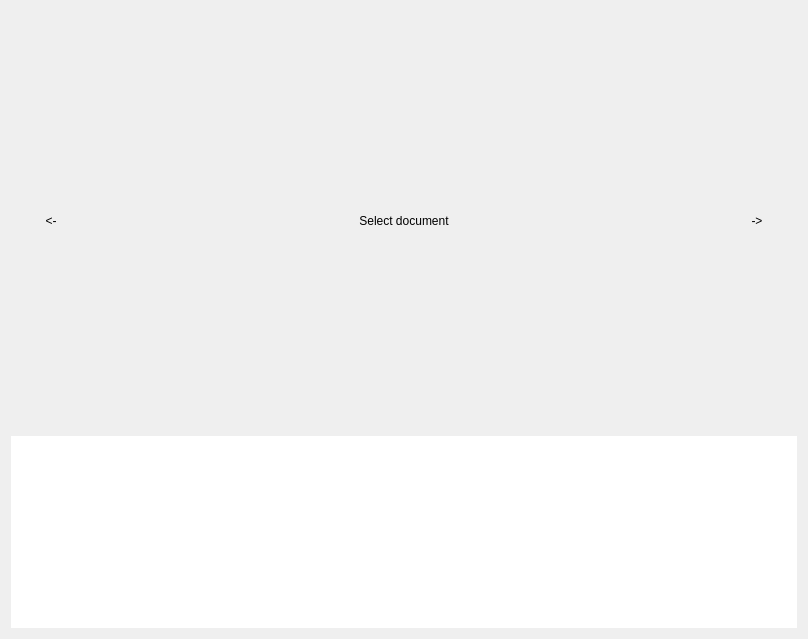
<?xml version="1.0" encoding="UTF-8"?>
<ui version="4.0">
 <class>ImageWidget</class>
 <widget class="QWidget" name="ImageWidget">
  <property name="geometry">
   <rect>
    <x>0</x>
    <y>0</y>
    <width>808</width>
    <height>639</height>
   </rect>
  </property>
  <layout class="QGridLayout" name="gridLayout">
   <item row="0" column="0">
    <widget class="QPushButton" name="prev">
     <property name="sizePolicy">
      <sizepolicy hsizetype="Minimum" vsizetype="Expanding">
       <horstretch>0</horstretch>
       <verstretch>0</verstretch>
      </sizepolicy>
     </property>
     <property name="text">
      <string>&lt;-</string>
     </property>
     <property name="flat">
      <bool>true</bool>
     </property>
    </widget>
   </item>
   <item row="0" column="1">
    <widget class="QScrollArea" name="scrollArea">
     <property name="sizePolicy">
      <sizepolicy hsizetype="Expanding" vsizetype="Expanding">
       <horstretch>0</horstretch>
       <verstretch>0</verstretch>
      </sizepolicy>
     </property>
     <property name="frameShape">
      <enum>QFrame::NoFrame</enum>
     </property>
     <property name="sizeAdjustPolicy">
      <enum>QAbstractScrollArea::AdjustToContents</enum>
     </property>
     <property name="widgetResizable">
      <bool>true</bool>
     </property>
     <property name="alignment">
      <set>Qt::AlignCenter</set>
     </property>
     <widget class="QWidget" name="scrollAreaWidgetContents">
      <property name="geometry">
       <rect>
        <x>0</x>
        <y>0</y>
        <width>622</width>
        <height>426</height>
       </rect>
      </property>
      <layout class="QGridLayout" name="scroolLayout">
       <property name="leftMargin">
        <number>0</number>
       </property>
       <property name="topMargin">
        <number>0</number>
       </property>
       <property name="rightMargin">
        <number>0</number>
       </property>
       <property name="bottomMargin">
        <number>0</number>
       </property>
       <property name="spacing">
        <number>0</number>
       </property>
       <item row="0" column="0">
        <widget class="QLabel" name="label">
         <property name="sizePolicy">
          <sizepolicy hsizetype="Preferred" vsizetype="Preferred">
           <horstretch>0</horstretch>
           <verstretch>0</verstretch>
          </sizepolicy>
         </property>
         <property name="text">
          <string>Select document</string>
         </property>
         <property name="alignment">
          <set>Qt::AlignCenter</set>
         </property>
         <property name="buddy">
          <cstring>listView</cstring>
         </property>
        </widget>
       </item>
      </layout>
     </widget>
    </widget>
   </item>
   <item row="0" column="2">
    <widget class="QPushButton" name="next">
     <property name="sizePolicy">
      <sizepolicy hsizetype="Minimum" vsizetype="Expanding">
       <horstretch>0</horstretch>
       <verstretch>0</verstretch>
      </sizepolicy>
     </property>
     <property name="text">
      <string>-&gt;</string>
     </property>
     <property name="flat">
      <bool>true</bool>
     </property>
    </widget>
   </item>
   <item row="1" column="0" colspan="3">
    <widget class="QListView" name="listView">
     <property name="sizePolicy">
      <sizepolicy hsizetype="Preferred" vsizetype="Preferred">
       <horstretch>0</horstretch>
       <verstretch>0</verstretch>
      </sizepolicy>
     </property>
     <property name="frameShape">
      <enum>QFrame::NoFrame</enum>
     </property>
     <property name="sizeAdjustPolicy">
      <enum>QAbstractScrollArea::AdjustIgnored</enum>
     </property>
     <property name="editTriggers">
      <set>QAbstractItemView::NoEditTriggers</set>
     </property>
     <property name="dragDropMode">
      <enum>QAbstractItemView::DragDrop</enum>
     </property>
     <property name="defaultDropAction">
      <enum>Qt::IgnoreAction</enum>
     </property>
     <property name="selectionMode">
      <enum>QAbstractItemView::SingleSelection</enum>
     </property>
     <property name="selectionBehavior">
      <enum>QAbstractItemView::SelectRows</enum>
     </property>
     <property name="iconSize">
      <size>
       <width>196</width>
       <height>256</height>
      </size>
     </property>
     <property name="movement">
      <enum>QListView::Free</enum>
     </property>
     <property name="flow">
      <enum>QListView::LeftToRight</enum>
     </property>
     <property name="isWrapping" stdset="0">
      <bool>false</bool>
     </property>
     <property name="resizeMode">
      <enum>QListView::Fixed</enum>
     </property>
     <property name="layoutMode">
      <enum>QListView::SinglePass</enum>
     </property>
     <property name="viewMode">
      <enum>QListView::IconMode</enum>
     </property>
     <property name="uniformItemSizes">
      <bool>true</bool>
     </property>
     <property name="itemAlignment">
      <set>Qt::AlignCenter</set>
     </property>
    </widget>
   </item>
  </layout>
 </widget>
 <resources/>
 <connections/>
</ui>
